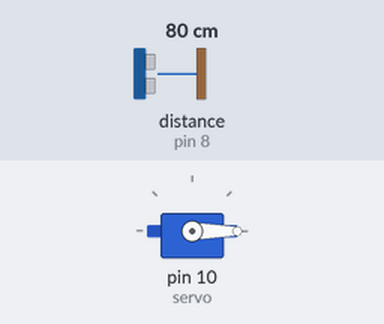
The sketch below on a simulated Arduino Uno, built with avr-gcc and run on an emulated ATmega328P. Shown: servo. Wiring (inferred from the names in the program): ultrasonic range finder: trigger pin 9; echo pin 8. The test bench sets the inputs (shaded band); at power-on: distance to the obstacle (sensor on pin 8) 80 cm. The echo pulse lasts 58.3 µs per cm.

Above: at 0.1 s.
Timing chart, 0 to 1.6 s (numbered marks = the images above):
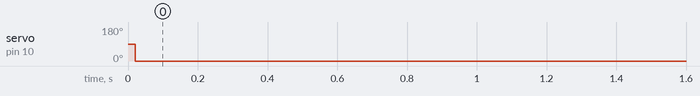

Measured:
- by itself, servo on pin 10 (servo): 90° → 0° at 0.02 s

The sketch:

sketch_mar23a.ino
```cpp
#include <Servo.h>

const int echoPin = 8;
const int trigPin = 9;

Servo servo;

void setup() {
servo.attach(10);
pinMode(echoPin, INPUT);
pinMode(trigPin, OUTPUT);

}

void loop() {
float firstDistance = readDistance();
delay(10);
float secondDistance = readDistance();

float speedKmPerHour = abs(secondDistance - firstDistance) / 36000000.0;
int angleForServo = (int)constrain(speedKmPerHour, 0, 180);
servo.write(angleForServo);
}

float readDistance()
{
  float distance;
  long duration;

  digitalWrite(trigPin, LOW);
  delayMicroseconds(2);
  digitalWrite(trigPin, HIGH);
  delayMicroseconds(10);
  digitalWrite(trigPin, LOW);
  duration = pulseIn(echoPin, HIGH);
  distance = duration/5800000;
  return distance;
}
```
